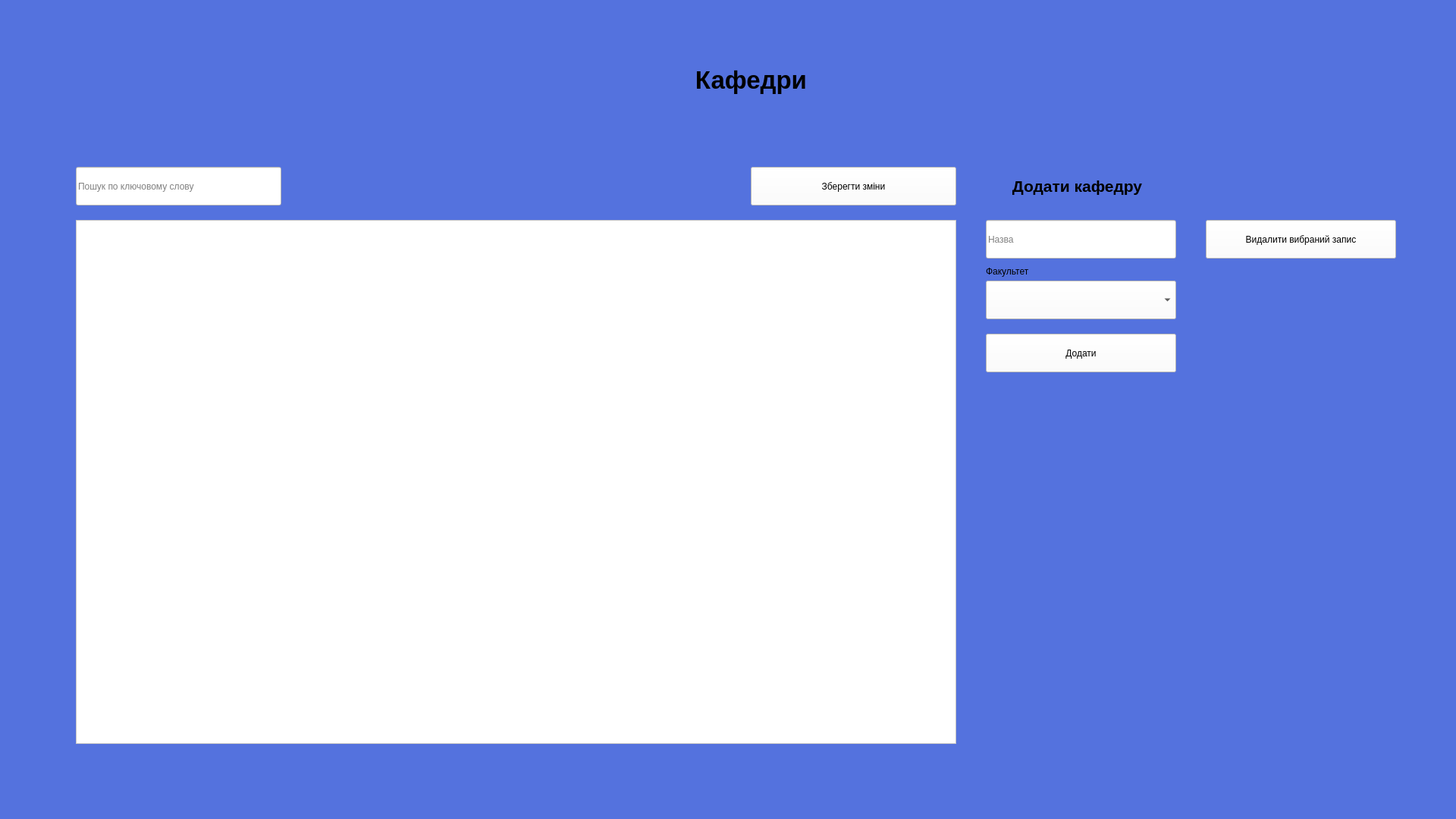
<?xml version="1.0" encoding="UTF-8"?>
<ui version="4.0">
 <class>Management</class>
 <widget class="QMainWindow" name="Management">
  <property name="geometry">
   <rect>
    <x>0</x>
    <y>0</y>
    <width>1920</width>
    <height>1080</height>
   </rect>
  </property>
  <property name="windowTitle">
   <string>Керування БД</string>
  </property>
  <property name="windowIcon">
   <iconset>
    <normaloff>../Downloads/symvolika-1.png</normaloff>../Downloads/symvolika-1.png</iconset>
  </property>
  <property name="styleSheet">
   <string notr="true">background: #5472DE;
background-image: url(:/newPrefix/649eb8ca76c20 (1).png);</string>
  </property>
  <widget class="QWidget" name="centralwidget">
   <widget class="QLabel" name="label_3">
    <property name="geometry">
     <rect>
      <x>620</x>
      <y>50</y>
      <width>741</width>
      <height>111</height>
     </rect>
    </property>
    <property name="font">
     <font>
      <family>Arial</family>
      <pointsize>25</pointsize>
      <weight>75</weight>
      <bold>true</bold>
     </font>
    </property>
    <property name="autoFillBackground">
     <bool>false</bool>
    </property>
    <property name="styleSheet">
     <string notr="true">background: transparent;</string>
    </property>
    <property name="text">
     <string>Кафедри</string>
    </property>
    <property name="textFormat">
     <enum>Qt::AutoText</enum>
    </property>
    <property name="alignment">
     <set>Qt::AlignCenter</set>
    </property>
   </widget>
   <widget class="QLineEdit" name="lineEdit_16">
    <property name="geometry">
     <rect>
      <x>1300</x>
      <y>290</y>
      <width>251</width>
      <height>51</height>
     </rect>
    </property>
    <property name="styleSheet">
     <string notr="true">background-color: rgb(255, 255, 255);</string>
    </property>
    <property name="placeholderText">
     <string>Назва</string>
    </property>
   </widget>
   <widget class="QLabel" name="label_9">
    <property name="geometry">
     <rect>
      <x>1280</x>
      <y>190</y>
      <width>281</width>
      <height>111</height>
     </rect>
    </property>
    <property name="font">
     <font>
      <family>Arial</family>
      <pointsize>16</pointsize>
      <weight>75</weight>
      <bold>true</bold>
     </font>
    </property>
    <property name="autoFillBackground">
     <bool>false</bool>
    </property>
    <property name="styleSheet">
     <string notr="true">background: transparent;</string>
    </property>
    <property name="text">
     <string>Додати кафедру</string>
    </property>
    <property name="textFormat">
     <enum>Qt::AutoText</enum>
    </property>
    <property name="alignment">
     <set>Qt::AlignCenter</set>
    </property>
   </widget>
   <widget class="QLineEdit" name="lineEdit_6">
    <property name="geometry">
     <rect>
      <x>100</x>
      <y>220</y>
      <width>271</width>
      <height>51</height>
     </rect>
    </property>
    <property name="styleSheet">
     <string notr="true">background-color: rgb(255, 255, 255);</string>
    </property>
    <property name="placeholderText">
     <string>Пошук по ключовому слову</string>
    </property>
   </widget>
   <widget class="QPushButton" name="pushButton_16">
    <property name="geometry">
     <rect>
      <x>1300</x>
      <y>440</y>
      <width>251</width>
      <height>51</height>
     </rect>
    </property>
    <property name="styleSheet">
     <string notr="true">background-color: rgb(255, 255, 255);</string>
    </property>
    <property name="text">
     <string>Додати</string>
    </property>
   </widget>
   <widget class="QPushButton" name="pushButton_18">
    <property name="geometry">
     <rect>
      <x>990</x>
      <y>220</y>
      <width>271</width>
      <height>51</height>
     </rect>
    </property>
    <property name="styleSheet">
     <string notr="true">background-color: rgb(255, 255, 255);</string>
    </property>
    <property name="text">
     <string>Зберегти зміни</string>
    </property>
   </widget>
   <widget class="QTableWidget" name="tableWidget_2">
    <property name="geometry">
     <rect>
      <x>100</x>
      <y>290</y>
      <width>1161</width>
      <height>691</height>
     </rect>
    </property>
    <property name="styleSheet">
     <string notr="true">background-color: rgb(255, 255, 255);</string>
    </property>
    <property name="showGrid">
     <bool>true</bool>
    </property>
    <property name="sortingEnabled">
     <bool>true</bool>
    </property>
    <property name="wordWrap">
     <bool>false</bool>
    </property>
    <property name="rowCount">
     <number>0</number>
    </property>
    <property name="columnCount">
     <number>0</number>
    </property>
    <attribute name="horizontalHeaderCascadingSectionResizes">
     <bool>false</bool>
    </attribute>
   </widget>
   <widget class="QPushButton" name="pushButton_17">
    <property name="geometry">
     <rect>
      <x>1590</x>
      <y>290</y>
      <width>251</width>
      <height>51</height>
     </rect>
    </property>
    <property name="styleSheet">
     <string notr="true">background-color: rgb(255, 255, 255);</string>
    </property>
    <property name="text">
     <string>Видалити вибраний запис</string>
    </property>
   </widget>
   <widget class="QComboBox" name="comboBox_4">
    <property name="geometry">
     <rect>
      <x>1300</x>
      <y>370</y>
      <width>251</width>
      <height>51</height>
     </rect>
    </property>
    <property name="styleSheet">
     <string notr="true">background-color: rgb(255, 255, 255);</string>
    </property>
   </widget>
   <widget class="QLabel" name="label">
    <property name="geometry">
     <rect>
      <x>1300</x>
      <y>350</y>
      <width>61</width>
      <height>16</height>
     </rect>
    </property>
    <property name="text">
     <string>Факультет</string>
    </property>
   </widget>
  </widget>
 </widget>
 <resources>
  <include location="image.qrc"/>
 </resources>
 <connections/>
</ui>
